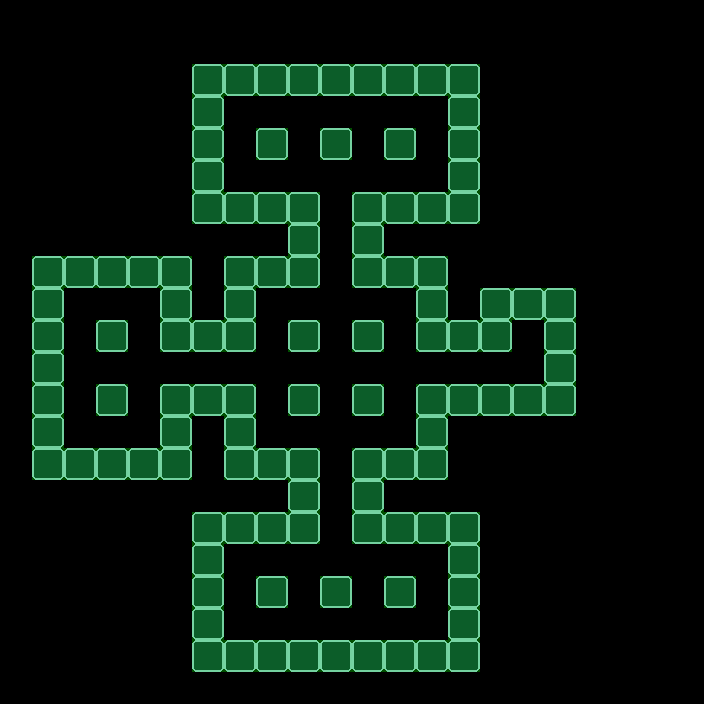

Tiled map render using the project's own tile images. Description and the whole map definition, tile-layer contents included, below:
An orthogonal 22x22 tile map with 32x32 px tiles, 2 tile layers (Parede, Colisor), 2 tilesets.

<map version="1.2" tiledversion="1.2.2" orientation="orthogonal" renderorder="right-down" width="22" height="22" tilewidth="32" tileheight="32" infinite="0" nextlayerid="3" nextobjectid="1">
 <tileset firstgid="1" name="Tileset PNG.fw" tilewidth="32" tileheight="32" tilecount="144" columns="12">
  <image source="../../Images/Tileset/Tileset PNG.fw.png" width="384" height="384" />
 </tileset>
 <tileset firstgid="145" source="../ColisorImage.tsx" />
 <layer id="1" name="Parede" width="22" height="22">
  <data encoding="csv">
0,0,0,0,0,0,0,0,0,0,0,0,0,0,0,0,0,0,0,0,0,0,
0,0,0,0,0,0,0,0,0,0,0,0,0,0,0,0,0,0,0,0,0,0,
0,0,0,0,0,0,65,65,65,65,65,65,65,65,65,0,0,0,0,0,0,0,
0,0,0,0,0,0,65,0,0,0,0,0,0,0,65,0,0,0,0,0,0,0,
0,0,0,0,0,0,65,0,65,0,65,0,65,0,65,0,0,0,0,0,0,0,
0,0,0,0,0,0,65,0,0,0,0,0,0,0,65,0,0,0,0,0,0,0,
0,0,0,0,0,0,65,65,65,65,0,65,65,65,65,0,0,0,0,0,0,0,
0,0,0,0,0,0,0,0,0,65,0,65,0,0,0,0,0,0,0,0,0,0,
0,65,65,65,65,65,0,65,65,65,0,65,65,65,0,0,0,0,0,0,0,0,
0,65,0,0,0,65,0,65,0,0,0,0,0,65,0,65,65,65,0,0,0,0,
0,65,0,65,0,65,65,65,0,65,0,65,0,65,65,65,0,65,0,0,0,0,
0,65,0,0,0,0,0,0,0,0,0,0,0,0,0,0,0,65,0,0,0,0,
0,65,0,65,0,65,65,65,0,65,0,65,0,65,65,65,65,65,0,0,0,0,
0,65,0,0,0,65,0,65,0,0,0,0,0,65,0,0,0,0,0,0,0,0,
0,65,65,65,65,65,0,65,65,65,0,65,65,65,0,0,0,0,0,0,0,0,
0,0,0,0,0,0,0,0,0,65,0,65,0,0,0,0,0,0,0,0,0,0,
0,0,0,0,0,0,65,65,65,65,0,65,65,65,65,0,0,0,0,0,0,0,
0,0,0,0,0,0,65,0,0,0,0,0,0,0,65,0,0,0,0,0,0,0,
0,0,0,0,0,0,65,0,65,0,65,0,65,0,65,0,0,0,0,0,0,0,
0,0,0,0,0,0,65,0,0,0,0,0,0,0,65,0,0,0,0,0,0,0,
0,0,0,0,0,0,65,65,65,65,65,65,65,65,65,0,0,0,0,0,0,0,
0,0,0,0,0,0,0,0,0,0,0,0,0,0,0,0,0,0,0,0,0,0
</data>
 </layer>
 <layer id="2" name="Colisor" width="22" height="22" opacity="0.31">
  <data encoding="csv">
0,0,0,0,0,0,0,0,0,0,0,0,0,0,0,0,0,0,0,0,0,0,
0,0,0,0,0,0,0,0,0,0,0,0,0,0,0,0,0,0,0,0,0,0,
0,0,0,0,0,0,145,145,145,145,145,145,145,145,145,0,0,0,0,0,0,0,
0,0,0,0,0,0,145,0,0,0,0,0,0,0,145,0,0,0,0,0,0,0,
0,0,0,0,0,0,145,0,145,0,145,0,145,0,145,0,0,0,0,0,0,0,
0,0,0,0,0,0,145,0,0,0,0,0,0,0,145,0,0,0,0,0,0,0,
0,0,0,0,0,0,145,145,145,145,0,145,145,145,145,0,0,0,0,0,0,0,
0,0,0,0,0,0,0,0,0,145,0,145,0,0,0,0,0,0,0,0,0,0,
0,145,145,145,145,145,0,145,145,145,0,145,145,145,0,0,0,0,0,0,0,0,
0,145,0,0,0,145,0,145,0,0,0,0,0,145,0,145,145,145,0,0,0,0,
0,145,0,145,0,145,145,145,0,145,0,145,0,145,145,145,0,145,0,0,0,0,
0,145,0,0,0,0,0,0,0,0,0,0,0,0,0,0,0,145,0,0,0,0,
0,145,0,145,0,145,145,145,0,145,0,145,0,145,145,145,145,145,0,0,0,0,
0,145,0,0,0,145,0,145,0,0,0,0,0,145,0,0,0,0,0,0,0,0,
0,145,145,145,145,145,0,145,145,145,0,145,145,145,0,0,0,0,0,0,0,0,
0,0,0,0,0,0,0,0,0,145,0,145,0,0,0,0,0,0,0,0,0,0,
0,0,0,0,0,0,145,145,145,145,0,145,145,145,145,0,0,0,0,0,0,0,
0,0,0,0,0,0,145,0,0,0,0,0,0,0,145,0,0,0,0,0,0,0,
0,0,0,0,0,0,145,0,145,0,145,0,145,0,145,0,0,0,0,0,0,0,
0,0,0,0,0,0,145,0,0,0,0,0,0,0,145,0,0,0,0,0,0,0,
0,0,0,0,0,0,145,145,145,145,145,145,145,145,145,0,0,0,0,0,0,0,
0,0,0,0,0,0,0,0,0,0,0,0,0,0,0,0,0,0,0,0,0,0
</data>
 </layer>
</map>
